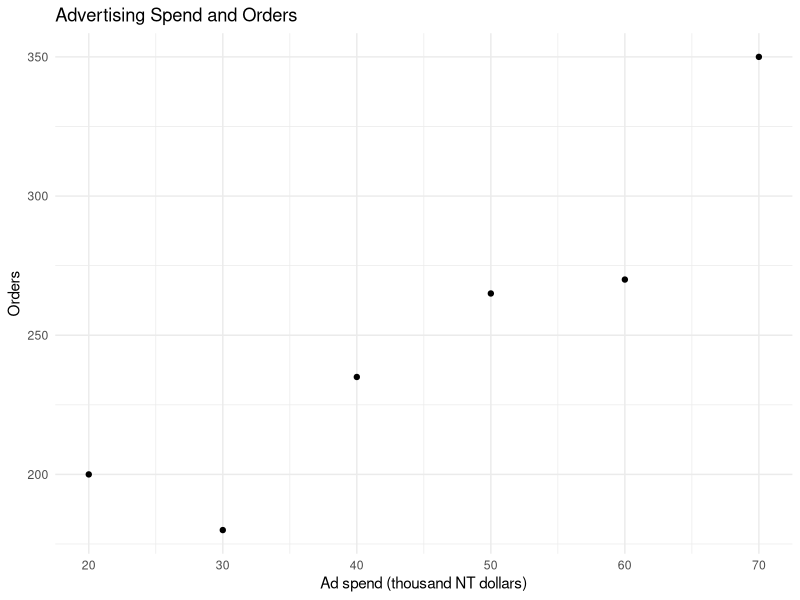
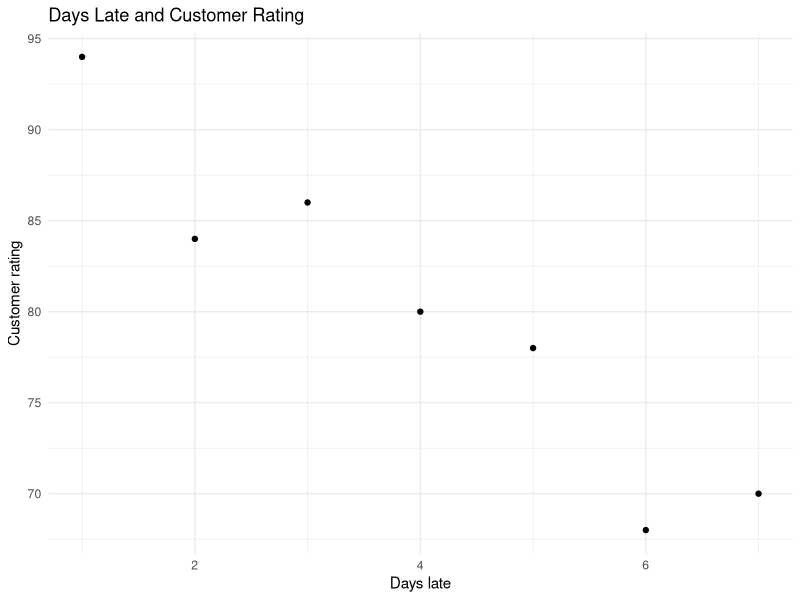
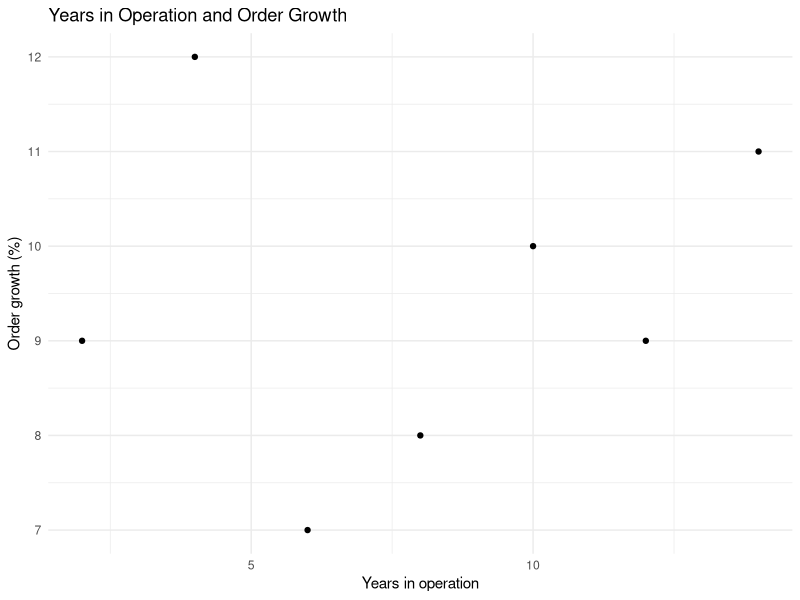
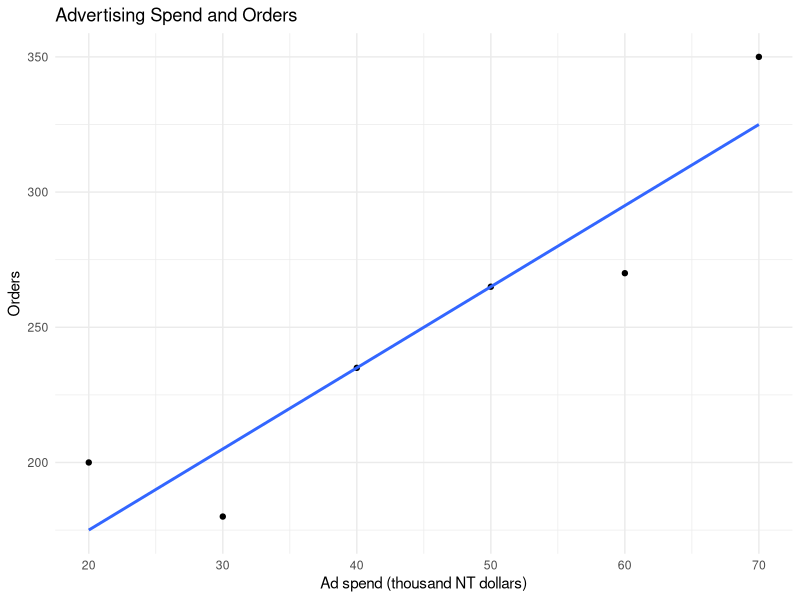
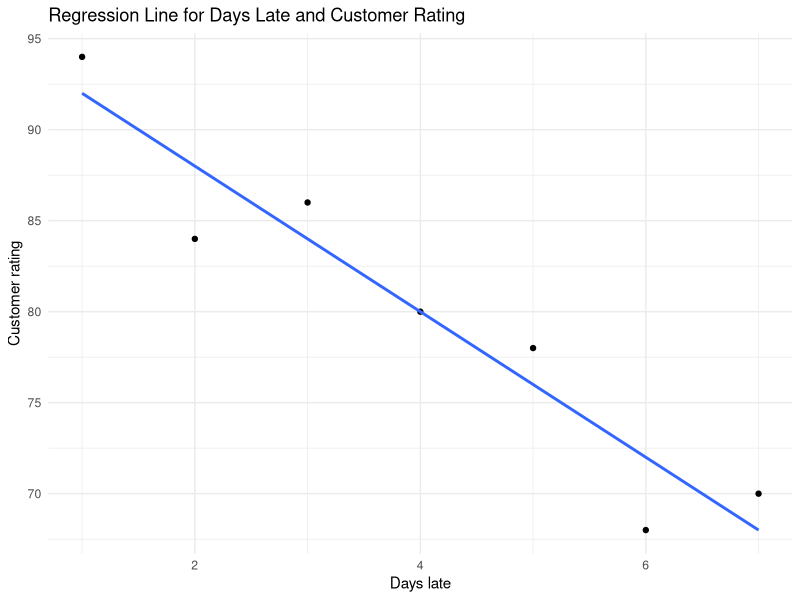
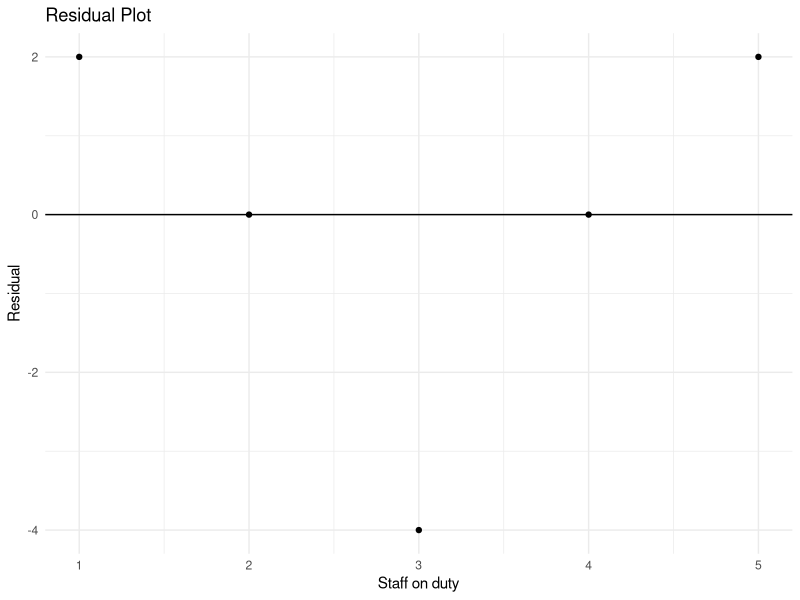

Write R code to recreate these figures, in order.
## ---- chunk 1
library(tidyverse)
theme_set(theme_minimal())
knitr::opts_chunk$set(echo = TRUE, warning = FALSE, message = FALSE)
## ---- chunk 2
ad_spend <- c(20, 30, 40, 50, 60, 70)
orders   <- c(200, 180, 235, 265, 270, 350)

ggplot(data.frame(ad_spend, orders), aes(ad_spend, orders)) +
  geom_point() +
  labs(title = "Advertising Spend and Orders",
       x = "Ad spend (thousand NT dollars)", y = "Orders")
## ---- chunk 3
days_late <- c(1, 2, 3, 4, 5, 6, 7)
rating    <- c(94, 84, 86, 80, 78, 68, 70)

ggplot(data.frame(days_late, rating), aes(days_late, rating)) +
  geom_point() +
  labs(title = "Days Late and Customer Rating",
       x = "Days late", y = "Customer rating")
## ---- chunk 4
years_operating <- c(2, 4, 6, 8, 10, 12, 14)
growth_rate     <- c(9, 12, 7, 8, 10, 9, 11)

ggplot(data.frame(years_operating, growth_rate),
       aes(years_operating, growth_rate)) +
  geom_point() +
  labs(title = "Years in Operation and Order Growth",
       x = "Years in operation", y = "Order growth (%)")
## ---- chunk 5
(6 * 72750 - 270 * 1500) / sqrt((6 * 13900 - 270^2) * (6 * 393250 - 1500^2))
cor(ad_spend, orders)
## ---- chunk 6
cor(days_late, rating)
## ---- chunk 7
cor(years_operating, growth_rate)
## ---- chunk 8
cor.test(ad_spend, orders)
qt(0.975, df = 4)
## ---- chunk 9
cor.test(years_operating, growth_rate)
## ---- chunk 10
(1500 * 13900 - 270 * 72750) / (6 * 13900 - 270^2)
(6 * 72750 - 270 * 1500) / (6 * 13900 - 270^2)

coef(lm(orders ~ ad_spend))
## ---- chunk 11
ggplot(data.frame(ad_spend, orders), aes(ad_spend, orders)) +
  geom_point() +
  geom_smooth(method = "lm", se = FALSE) +
  labs(title = "Advertising Spend and Orders",
       x = "Ad spend (thousand NT dollars)", y = "Orders")
## ---- chunk 12
model_rating <- lm(rating ~ days_late)
coef(model_rating)

ggplot(data.frame(days_late, rating), aes(days_late, rating)) +
  geom_point() +
  geom_smooth(method = "lm", se = FALSE) +
  labs(title = "Regression Line for Days Late and Customer Rating",
       x = "Days late", y = "Customer rating")
## ---- chunk 13
predict(model_rating, data.frame(days_late = 2))
## ---- chunk 14
staff_on_duty <- 1:5
units_sold    <- c(14, 16, 16, 24, 30)
model_stall   <- lm(units_sold ~ staff_on_duty)

sum((units_sold - mean(units_sold))^2)
sum((fitted(model_stall) - mean(units_sold))^2)
sum(resid(model_stall)^2)
## ---- chunk 15
ggplot(data.frame(staff_on_duty, residual = resid(model_stall)),
       aes(staff_on_duty, residual)) +
  geom_point() +
  geom_hline(yintercept = 0) +
  labs(title = "Residual Plot", x = "Staff on duty", y = "Residual")
## ---- chunk 16
r <- cor(days_late, rating)

r
r^2
1 - r^2
## ---- chunk 17
floor_area      <- c(8, 10, 12, 14, 16, 18)
monthly_revenue <- c(70, 75, 80, 90, 105, 120)
model_store     <- lm(monthly_revenue ~ floor_area)

sum(resid(model_store)^2)
sqrt(100 / (6 - 2))
## ---- chunk 18
sqrt((50450 - 25 * 540 - 5 * 7370) / (6 - 2))
## ---- chunk 19
margin <- qt(0.975, df = 4) * 5 *
  sqrt(1 + 1 / 6 + 6 * (12 - 13)^2 / (6 * 1084 - 78^2))

margin
85 - margin
85 + margin
## ---- chunk 20
predict(model_store, data.frame(floor_area = 12),
        interval = "prediction", level = 0.95)
## ---- chunk 21
distance      <- c(4, 9, 6, 13, 8)
weight        <- c(25, 15, 21, 33, 31)
shipping_cost <- c(5400, 4950, 4750, 8200, 6900)

model_shipping <- lm(shipping_cost ~ distance + weight)
coef(model_shipping)
predict(model_shipping, data.frame(distance = 10, weight = 28))
## ---- chunk 22
cor(shipping_cost, distance)
cor(shipping_cost, weight)
cor(distance, weight)
sqrt((0.744^2 + 0.890^2 - 2 * 0.744 * 0.890 * 0.381) / (1 - 0.381^2))
## ---- chunk 23
r_squared <- summary(model_shipping)$r.squared

r_squared
(r_squared / 2) / ((1 - r_squared) / (5 - 2 - 1))
qf(0.95, df1 = 3, df2 = 2)
## ---- chunk 24
1 - (1 - 0.9832) * (5 - 1) / (5 - 2 - 1)
summary(model_shipping)$adj.r.squared
